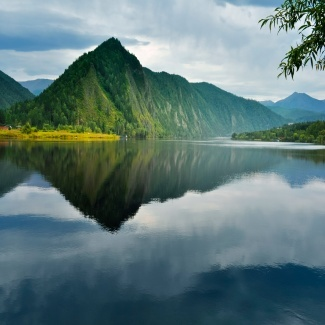
#> input picture EdgeDetection/data/11.jpg, 325 x 325 px, found by its file name; its folder holds only this picture in this run
$ python edgeDetection.py   (older library calls are emulated)
#> lines starting #> are read from the running program, lines starting #| are printed output that depends on the picture
import cv2
import matplotlib.pyplot as plt
import os
import numpy as np


def makeImageFolder():
    path = os.getcwd()
    path = path + '\\data'
    print('her er path: ', path)
    pathDir = os.listdir(path)
    print('her er directory: ', pathDir)
    images = []

    for image in range(0, len(pathDir)):
        # [4 lines of commented-out code are left out]

        temp = cv2.imread(str(path) + '\\' + str(pathDir[image]), cv2.IMREAD_COLOR)
#> temp is the input picture: shape (325, 325, 3); mean B, G, R 122.5, 122.4, 96.8
        images.append(temp)

    return images


def makeImagesGrayscale(imageDir):
    grayImages = []
    for image in imageDir:
        grayImage = cv2.cvtColor(image, cv2.COLOR_BGR2GRAY)
        grayImages.append(grayImage)

    return grayImages


def doGausBlur(imageDir):
    gausImages = []
    for image in imageDir:
        gausImg = cv2.GaussianBlur(src=image, ksize=(3, 3), sigmaX=0, sigmaY=0)
        gausImages.append(gausImg)

    return gausImages


def fuckdigCannybitch(imageDir):
    cannyBitch = []
    for index in range(0, len(imageDir)):
        ree = rescale_image(imageDir[index], 64, 64)
        canny1B = cv2.Canny(ree, threshold1=100, threshold2=200)
        cv2.imshow(f'cannybitch', canny1B)
        cv2.waitKey(0)
        cannyBitch.append(canny1B)

    return cannyBitch


def doSobelHori(imageDir):
    horizontalSobel = []
    for index in range(0, len(imageDir)):
        reScaled = rescale_image(imageDir[index], 512, 512)
        sobely = cv2.Sobel(src=reScaled, ddepth=cv2.CV_16S, dx=0, dy=1, ksize=5)  # Sobel edge detection y-axis

        horizontalSobel.append(sobely)

    return horizontalSobel


def doSobelVert(imageDir):
    verticalSobel = []
    for index in range(0, len(imageDir)):
        reScaled = rescale_image(imageDir[index], 512, 512)
        sobelx = cv2.Sobel(src=reScaled, ddepth=cv2.CV_16S, dx=1, dy=0, ksize=5)
        verticalSobel.append(sobelx)

    return verticalSobel


def rescale_image(image, res_x, res_y):
    rescale_dimensions = (res_y, res_x)
    rescaled_image = cv2.resize(image, rescale_dimensions, interpolation=cv2.INTER_AREA)
    rescaled_image = cv2.cvtColor(rescaled_image, cv2.COLOR_BGR2RGB)
    return rescaled_image


if __name__ == "__main__":
    imageData = makeImageFolder()
#> imageData = 1 item
    grayScaleImages = makeImagesGrayscale(imageData)
#> the loop in makeImagesGrayscale, `for image in imageDir:` made 1 pass
#> pass 1, in makeImagesGrayscale, `grayImage = cv2.cvtColor(image, cv2.COLOR_BGR2GRAY)`:
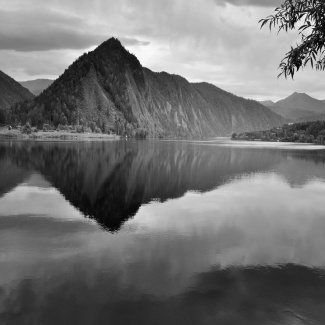
#> grayImage: shape (325, 325); min 4, max 254, mean 114.7
#> grayScaleImages = 1 item
    preProcessImg = doGausBlur(grayScaleImages)
#> the loop in doGausBlur, `for image in imageDir:` made 1 pass
#> preProcessImg = 1 item

    vertImg = doSobelVert(preProcessImg)
#> the loop in doSobelVert, `for index in range(0, len(imageDir)):` made 1 pass
#> rescale_dimensions in rescale_image on pass 1: (512, 512)
#> pass 1, in doSobelVert, `sobelx = cv2.Sobel(src=reScaled, ddepth=cv2.CV_16S, dx=1, dy=0, ksize=5)`:
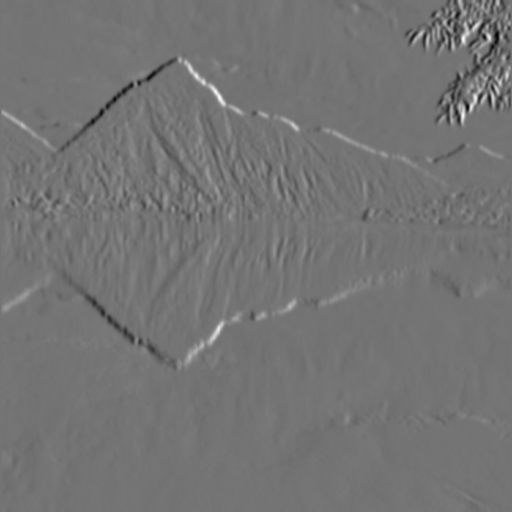
#> sobelx: shape (512, 512, 3) int16; min -5016, max 5987, mean 2.4; drawn with min black and max white
#> vertImg = 1 item
    horiImg = doSobelHori(preProcessImg)
#> the loop in doSobelHori, `for index in range(0, len(imageDir)):` made 1 pass
#> pass 1, in doSobelHori, `sobely = cv2.Sobel(src=reScaled, ddepth=cv2.CV_16S, dx=0, dy=1, ksize=5)`:
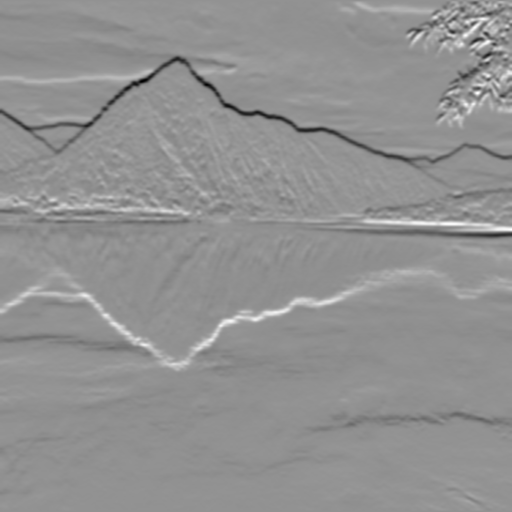
#> sobely: shape (512, 512, 3) int16; min -5959, max 4408, mean -29.4; drawn with min black and max white
#> horiImg = 1 item

    for image in vertImg:
        cv2.imshow(f'vertImg', image)
        cv2.waitKey(0)
        print(image)
#> this loop made 1 pass
#> (printed output is left out)

    for image in horiImg:
        cv2.imshow(f'HoriImg', image)
        cv2.waitKey(0)
        print(image)

# [12 lines of commented-out code are left out]

$ run again, on EdgeDetection/data/udoverskolen.jpeg
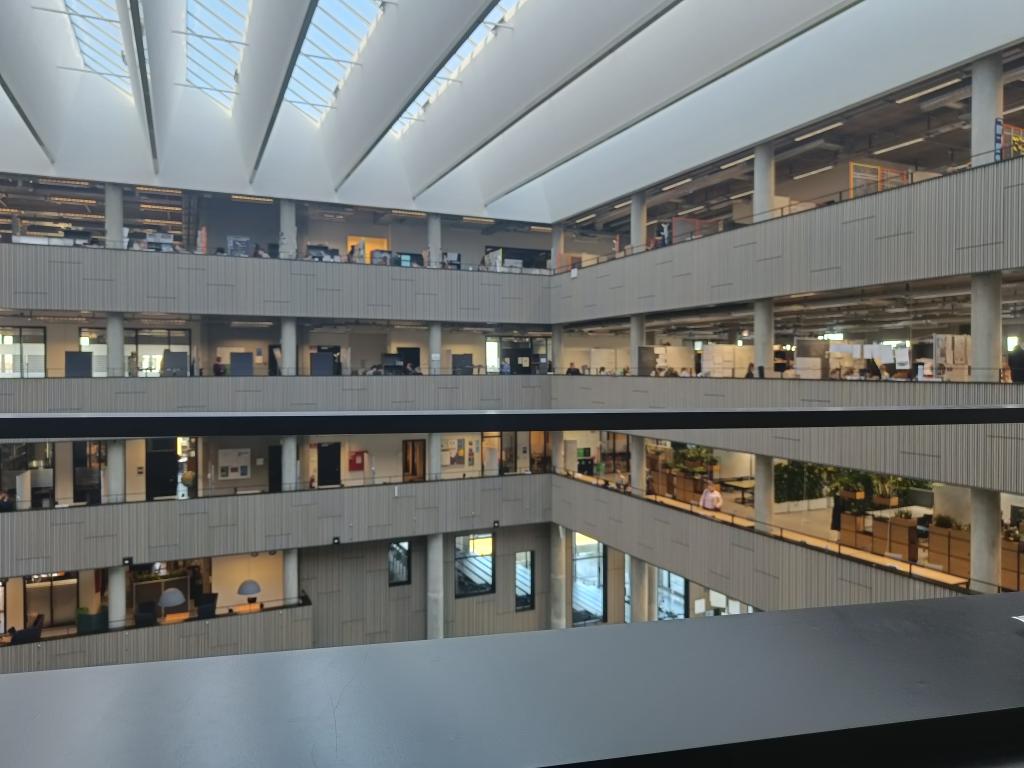
#> input picture EdgeDetection/data/udoverskolen.jpeg, 4096 x 3072 px, found by its file name (shown at 1/4 size)
#> in makeImageFolder, temp is the input picture: shape (3072, 4096, 3); mean B, G, R 117.9, 118.7, 115.7
#> imageData = 1 item
#> the loop in makeImagesGrayscale, `for image in imageDir:` made 1 pass
#> the loop in doGausBlur, `for image in imageDir:` made 1 pass
#> the loop in doSobelVert, `for index in range(0, len(imageDir)):` made 1 pass
#> rescale_dimensions in rescale_image on pass 1: (512, 512)
#> pass 1, in doSobelVert, `sobelx = cv2.Sobel(src=reScaled, ddepth=cv2.CV_16S, dx=1, dy=0, ksize=5)`:
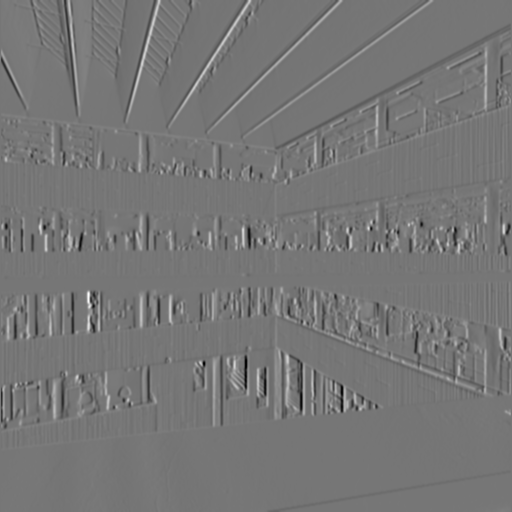
#> sobelx: shape (512, 512, 3) int16; min -8464, max 9722, mean -8.6; drawn with min black and max white
#> the loop in doSobelHori, `for index in range(0, len(imageDir)):` made 1 pass
#> pass 1, in doSobelHori, `sobely = cv2.Sobel(src=reScaled, ddepth=cv2.CV_16S, dx=0, dy=1, ksize=5)`:
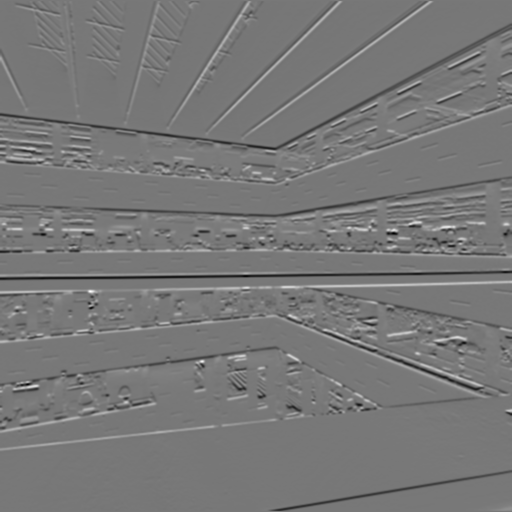
#> sobely: shape (512, 512, 3) int16; min -7980, max 8933, mean -24.2; drawn with min black and max white
#> the loop `for image in vertImg:` made 1 pass
#> (printed output is left out)
#> the loop `for image in horiImg:` made 1 pass
#> (printed output is left out)

$ run again, on EdgeDetection/data/pexels-soulful-pizza-7054646.jpg
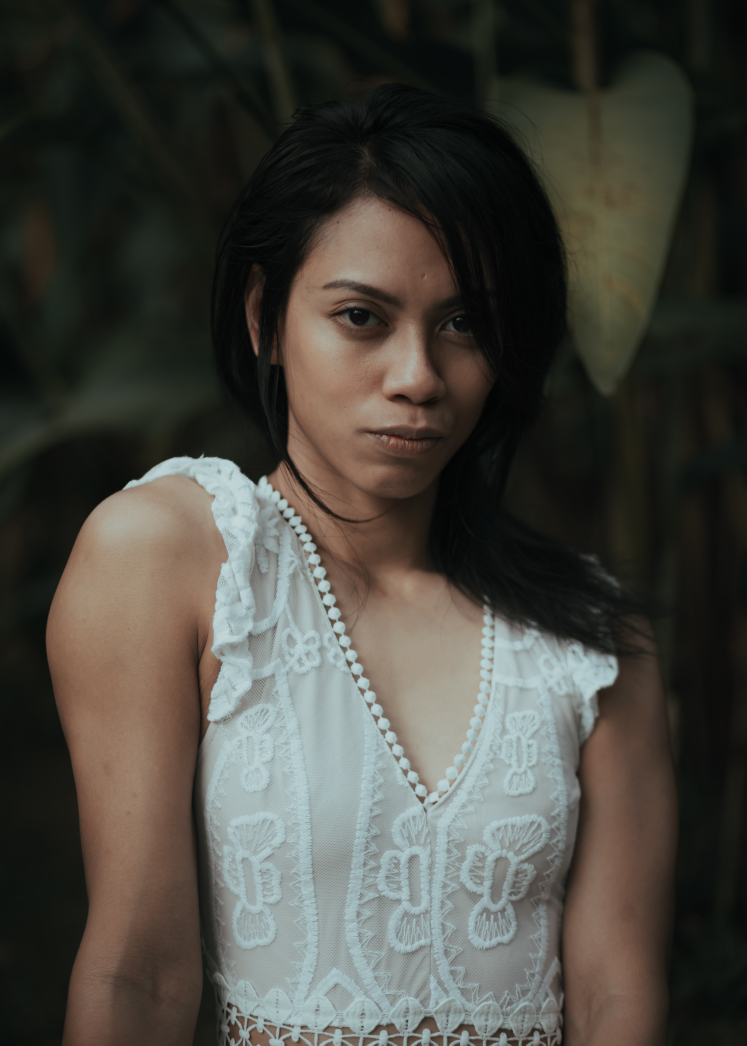
#> input picture EdgeDetection/data/pexels-soulful-pizza-7054646.jpg, 4480 x 6272 px, found by its file name (shown at 1/6 size)
#> in makeImageFolder, temp is the input picture: shape (6272, 4480, 3); mean B, G, R 62.8, 69.6, 71.2
#> imageData = 1 item
#> the loop in makeImagesGrayscale, `for image in imageDir:` made 1 pass
#> the loop in doGausBlur, `for image in imageDir:` made 1 pass
#> the loop in doSobelVert, `for index in range(0, len(imageDir)):` made 1 pass
#> rescale_dimensions in rescale_image on pass 1: (512, 512)
#> pass 1, in doSobelVert, `sobelx = cv2.Sobel(src=reScaled, ddepth=cv2.CV_16S, dx=1, dy=0, ksize=5)`:
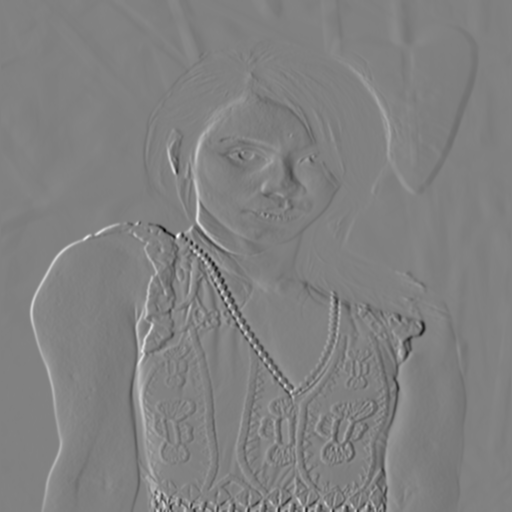
#> sobelx: shape (512, 512, 3) int16; min -6247, max 6093, mean -1; drawn with min black and max white
#> the loop in doSobelHori, `for index in range(0, len(imageDir)):` made 1 pass
#> pass 1, in doSobelHori, `sobely = cv2.Sobel(src=reScaled, ddepth=cv2.CV_16S, dx=0, dy=1, ksize=5)`:
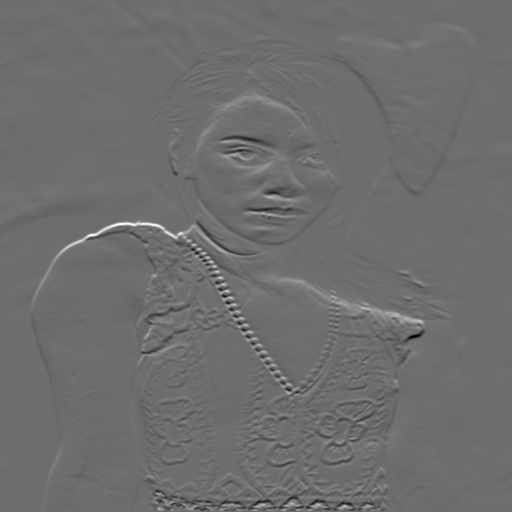
#> sobely: shape (512, 512, 3) int16; min -6148, max 8115, mean 14.3; drawn with min black and max white
#> the loop `for image in vertImg:` made 1 pass
#> (printed output is left out)
#> the loop `for image in horiImg:` made 1 pass
#> (printed output is left out)

$ run again, on EdgeDetection/data/thoms.jpeg
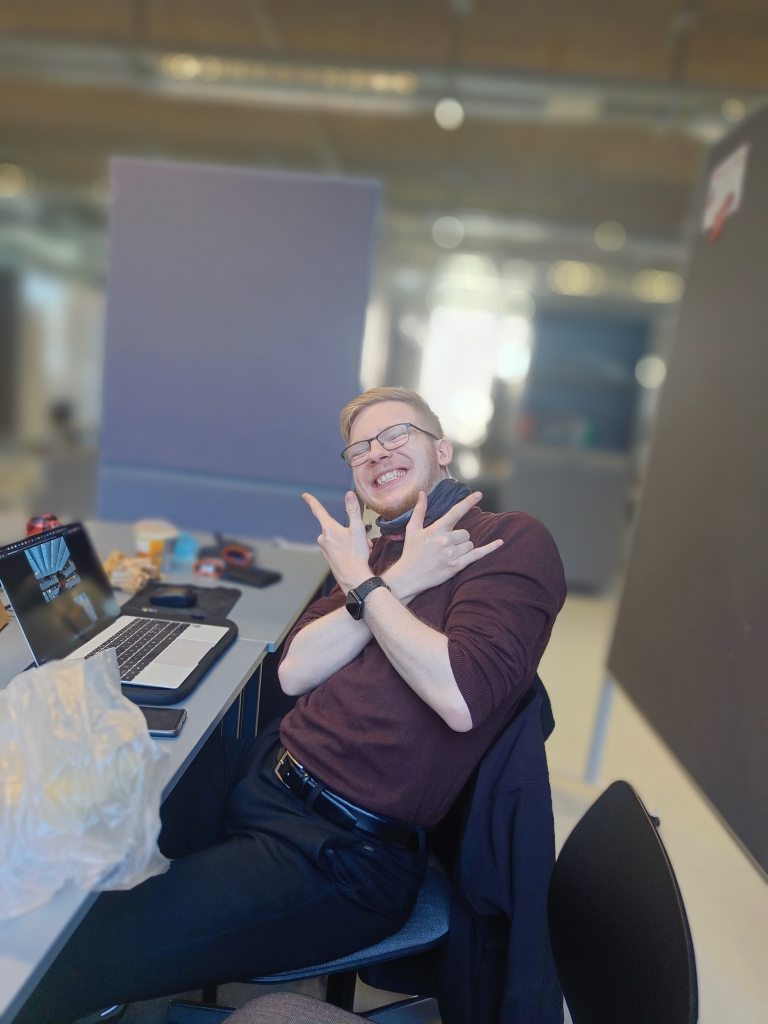
#> input picture EdgeDetection/data/thoms.jpeg, 3072 x 4096 px, found by its file name (shown at 1/4 size)
#> in makeImageFolder, temp is the input picture: shape (4096, 3072, 3); mean B, G, R 102.7, 101.4, 102.6
#> imageData = 1 item
#> the loop in makeImagesGrayscale, `for image in imageDir:` made 1 pass
#> pass 1, in makeImagesGrayscale, `grayImage = cv2.cvtColor(image, cv2.COLOR_BGR2GRAY)`:
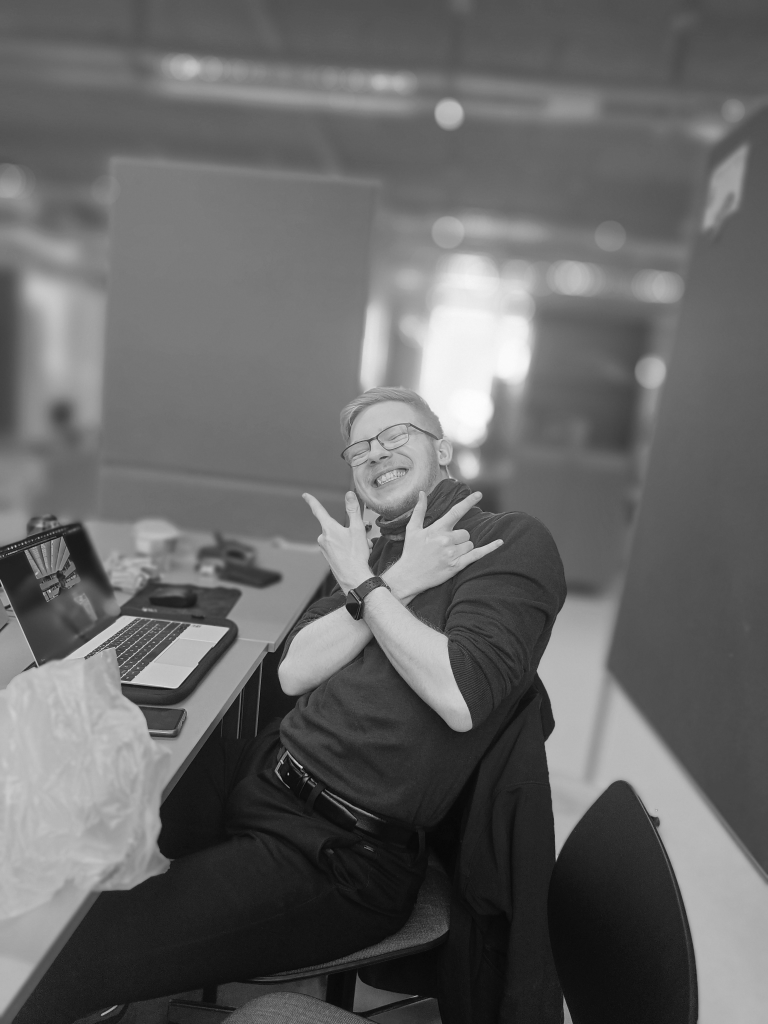
#> grayImage: shape (4096, 3072) (shown at 1/4 size); min 3, max 254, mean 101.9
#> the loop in doGausBlur, `for image in imageDir:` made 1 pass
#> the loop in doSobelVert, `for index in range(0, len(imageDir)):` made 1 pass
#> rescale_dimensions in rescale_image on pass 1: (512, 512)
#> the loop in doSobelHori, `for index in range(0, len(imageDir)):` made 1 pass
#> pass 1, in doSobelHori, `sobely = cv2.Sobel(src=reScaled, ddepth=cv2.CV_16S, dx=0, dy=1, ksize=5)`:
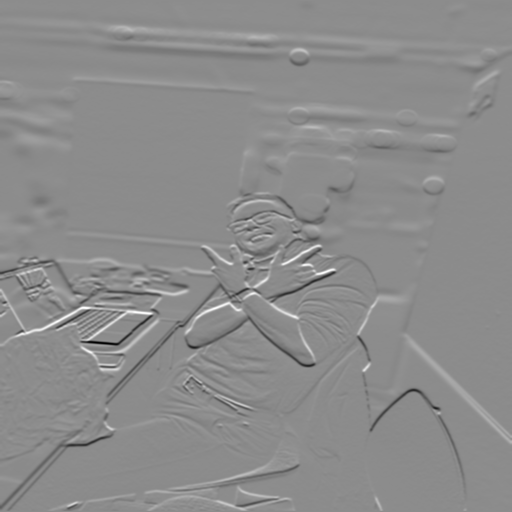
#> sobely: shape (512, 512, 3) int16; min -7839, max 6418, mean -6.3; drawn with min black and max white
#> the loop `for image in vertImg:` made 1 pass
#> (printed output is left out)
#> the loop `for image in horiImg:` made 1 pass
#> (printed output is left out)

$ run again, on EdgeDetection/data/trombro.jpeg
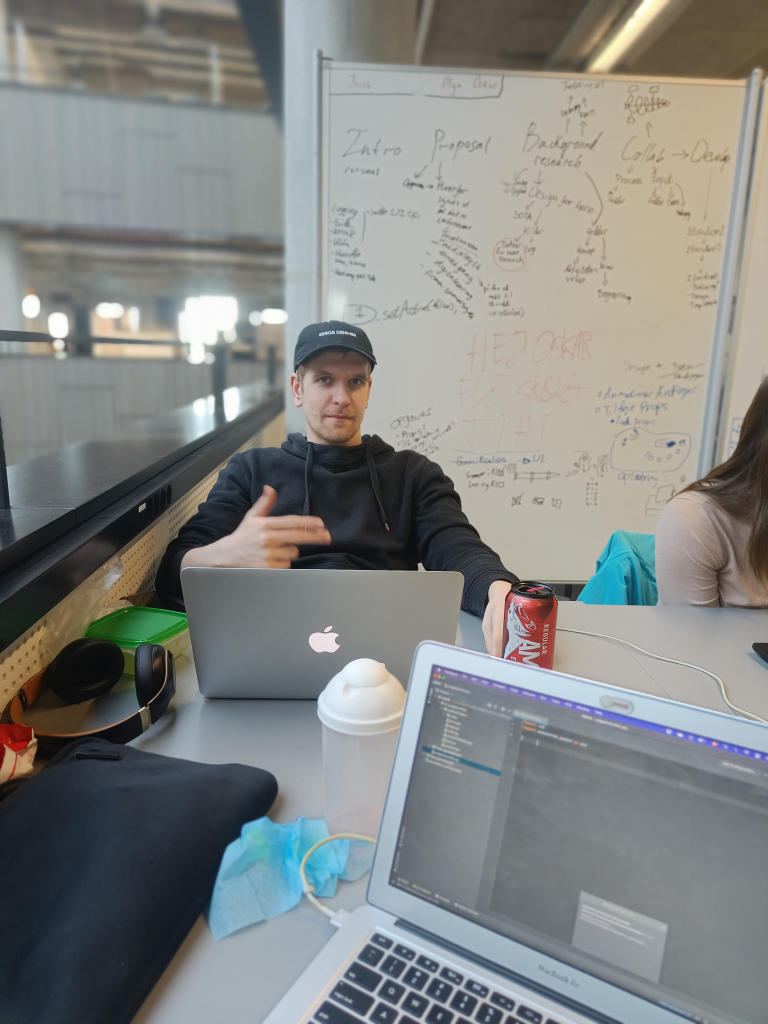
#> input picture EdgeDetection/data/trombro.jpeg, 3072 x 4096 px, found by its file name (shown at 1/4 size)
#> in makeImageFolder, temp is the input picture: shape (4096, 3072, 3); mean B, G, R 131.3, 133.6, 131.2
#> imageData = 1 item
#> the loop in makeImagesGrayscale, `for image in imageDir:` made 1 pass
#> pass 1, in makeImagesGrayscale, `grayImage = cv2.cvtColor(image, cv2.COLOR_BGR2GRAY)`:
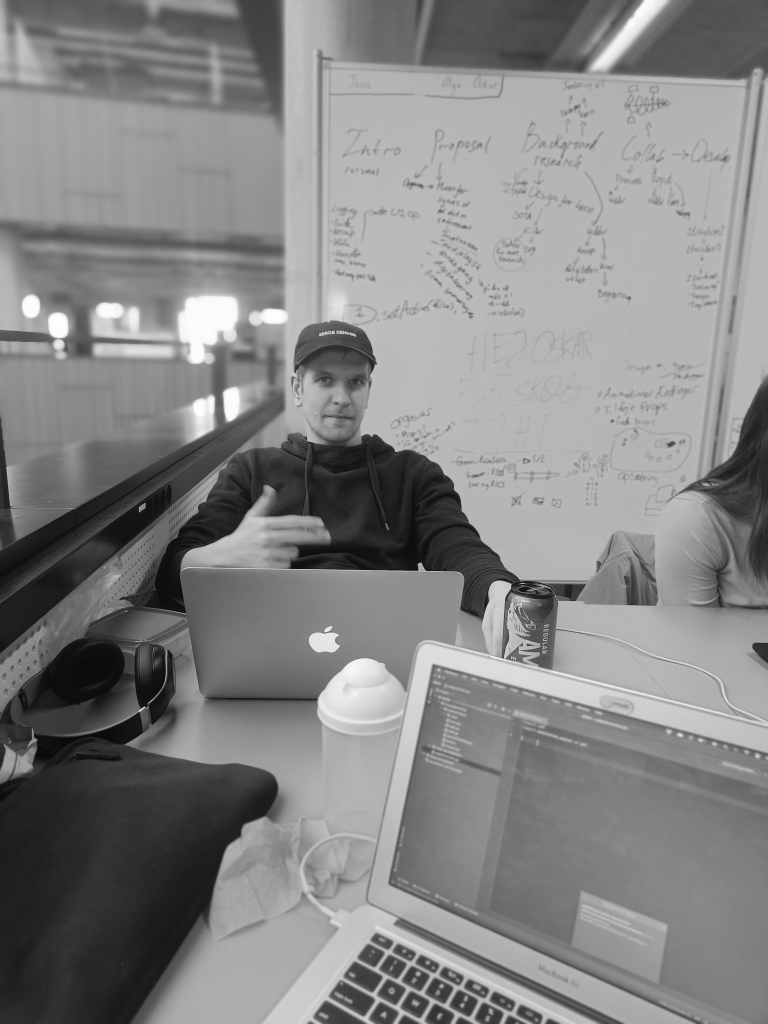
#> grayImage: shape (4096, 3072) (shown at 1/4 size); min 1, max 255, mean 132.6
#> the loop in doGausBlur, `for image in imageDir:` made 1 pass
#> the loop in doSobelVert, `for index in range(0, len(imageDir)):` made 1 pass
#> rescale_dimensions in rescale_image on pass 1: (512, 512)
#> the loop in doSobelHori, `for index in range(0, len(imageDir)):` made 1 pass
#> pass 1, in doSobelHori, `sobely = cv2.Sobel(src=reScaled, ddepth=cv2.CV_16S, dx=0, dy=1, ksize=5)`:
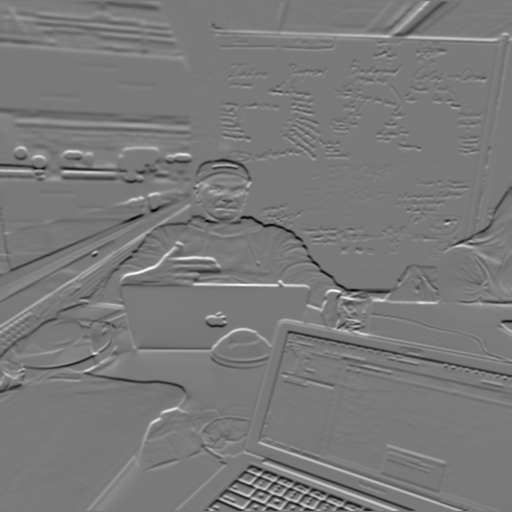
#> sobely: shape (512, 512, 3) int16; min -6883, max 7515, mean 2.9; drawn with min black and max white
#> the loop `for image in vertImg:` made 1 pass
#> (printed output is left out)
#> the loop `for image in horiImg:` made 1 pass
#> (printed output is left out)
